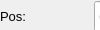
     <widget class="QWidget" name="page">
      <property name="geometry">
       <rect>
        <x>0</x>
        <y>0</y>
        <width>100</width>
        <height>30</height>
       </rect>
      </property>
      <attribute name="label">
       <string>By Position</string>
      </attribute>
      <widget class="QWidget" name="layoutWidget_3">
       <property name="geometry">
        <rect>
         <x>0</x>
         <y>30</y>
         <width>181</width>
         <height>33</height>
        </rect>
       </property>
       <layout class="QHBoxLayout" name="horizontalLayout_9">
        <item>
         <widget class="QLabel" name="value_replace">
          <property name="font">
           <font>
            <family>MS Shell Dlg 2</family>
            <pointsize>10</pointsize>
            <weight>50</weight>
            <italic>false</italic>
            <bold>false</bold>
           </font>
          </property>
          <property name="text">
           <string>Value:</string>
          </property>
         </widget>
        </item>
        <item>
         <widget class="QSpinBox" name="spinBox_replace_bypos_2">
          <property name="font">
           <font>
            <family>MS Shell Dlg 2</family>
            <pointsize>16</pointsize>
            <weight>50</weight>
            <italic>false</italic>
            <bold>false</bold>
           </font>
          </property>
          <property name="styleSheet">
           <string notr="true">font: 16pt &quot;MS Shell Dlg 2&quot;;</string>
          </property>
         </widget>
        </item>
       </layout>
      </widget>
      <widget class="QPushButton" name="go_bypos_replace">
       <property name="geometry">
        <rect>
         <x>10</x>
         <y>70</y>
         <width>171</width>
         <height>41</height>
        </rect>
       </property>
       <property name="font">
        <font>
         <family>MS Shell Dlg 2</family>
         <pointsize>14</pointsize>
         <weight>50</weight>
         <italic>false</italic>
         <bold>false</bold>
        </font>
       </property>
       <property name="styleSheet">
        <string notr="true">font: 14pt &quot;MS Shell Dlg 2&quot;;
border-style: outset;
border-width: 2px;
background-color: rgb(255, 66, 116);
border-radius:10px;
color: rgb(255, 255, 255);
border-color:black ;
padding: 10px;
</string>
       </property>
       <property name="text">
        <string>GO</string>
       </property>
      </widget>
      <widget class="QWidget" name="layoutWidget">
       <property name="geometry">
        <rect>
         <x>0</x>
         <y>0</y>
         <width>181</width>
         <height>33</height>
        </rect>
       </property>
       <layout class="QHBoxLayout" name="horizontalLayout_10">
        <item>
         <widget class="QLabel" name="pos_replace">
          <property name="font">
           <font>
            <family>MS Shell Dlg 2</family>
            <pointsize>10</pointsize>
            <weight>50</weight>
            <italic>false</italic>
            <bold>false</bold>
           </font>
          </property>
          <property name="text">
           <string>Pos:</string>
          </property>
         </widget>
        </item>
        <item>
         <widget class="QSpinBox" name="spinBox_replace_bypos_1">
          <property name="font">
           <font>
            <family>MS Shell Dlg 2</family>
            <pointsize>16</pointsize>
            <weight>50</weight>
            <italic>false</italic>
            <bold>false</bold>
           </font>
          </property>
          <property name="styleSheet">
           <string notr="true">font: 16pt &quot;MS Shell Dlg 2&quot;;</string>
          </property>
         </widget>
        </item>
       </layout>
      </widget>
     </widget>
